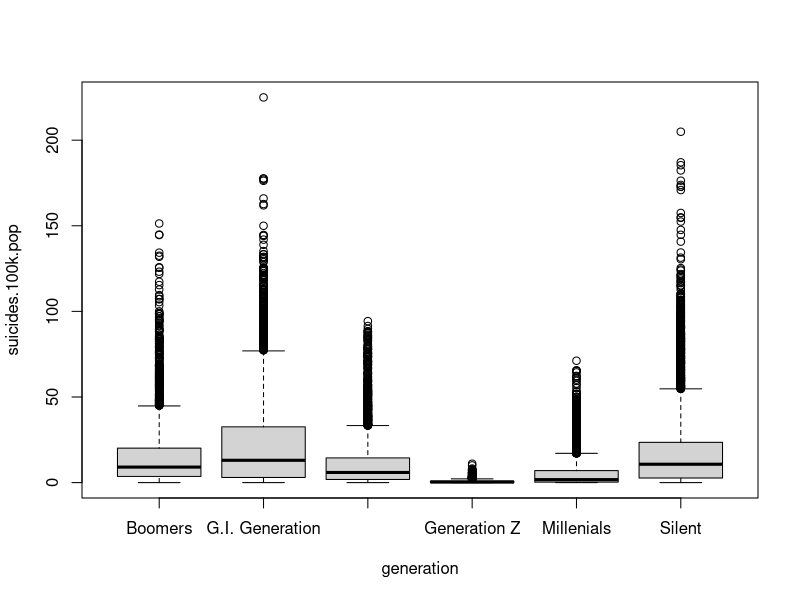
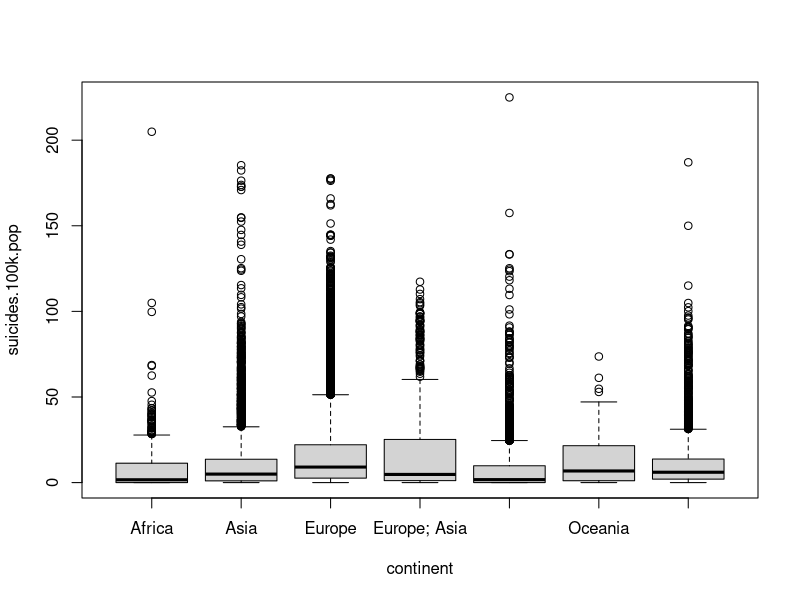
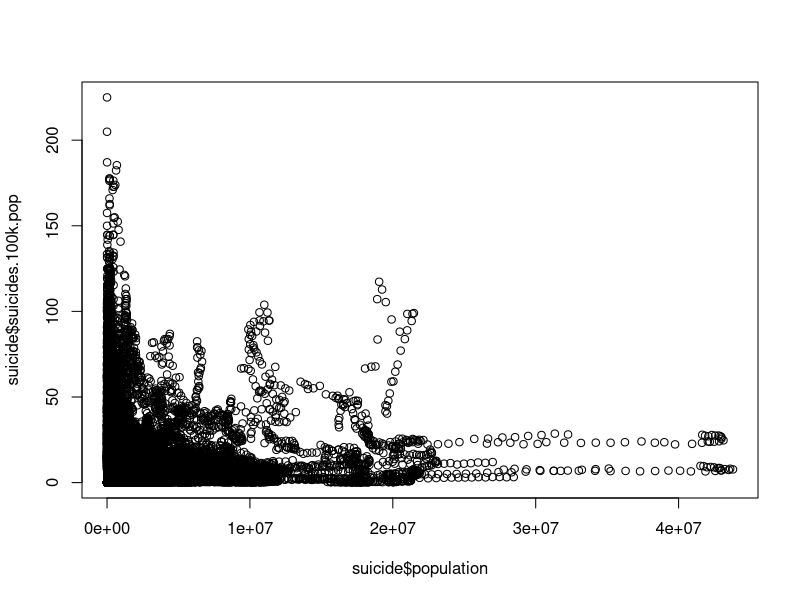
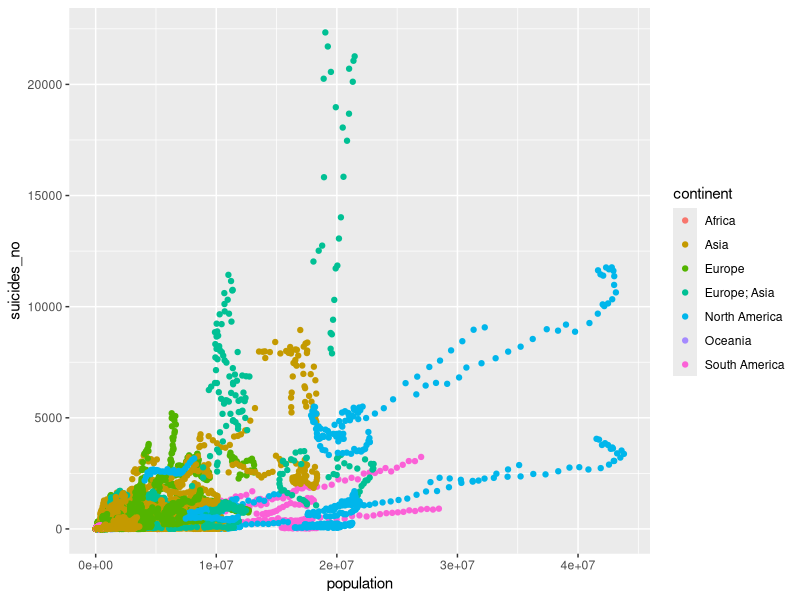
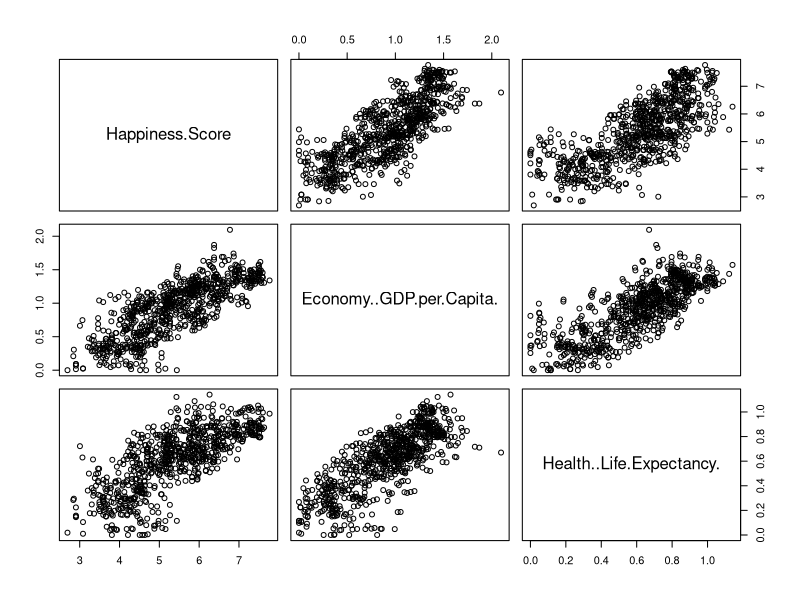

R code for these plots, in order: (Note: this script raises an error after producing the figures.)
## ---- chunk 1
library(ggplot2)
## ---- chunk 2
dat <- read.csv("data_cleaned.csv")
suicide <- read.csv("suicide_cleaned.csv")
happy <- read.csv("Happiness_cleaned.csv")
## ---- chunk 3
boxplot(suicides.100k.pop ~ generation, data = suicide)
## ---- chunk 4
boxplot(suicides.100k.pop ~ continent, data = suicide)
## ---- chunk 5
plot(suicide$population, suicide$suicides.100k.pop)
## ---- chunk 6
ggplot(data = suicide, aes(x = population, y = suicides_no, col = continent)) + geom_point()
## ---- chunk 7
plot(happy[c("Happiness.Score", "Economy..GDP.per.Capita.", "Health..Life.Expectancy.")])
## ---- chunk 8
Multiple.Model <- lm(Happiness.Score ~ Economy..GDP.per.Capita. + Health..Life.Expectancy., data = happy)
Cm <- Multiple.Model$coefficients
Y.Pred.Multiple <- Cm[1] + Cm[2]*happy$Economy..GDP.per.Capita. + Cm[2]*happy$Health..Life.Expectancy.
Y.True <- happy$Happiness.Score
Economy.Model <- lm(Happiness.Score ~ Economy..GDP.per.Capita., data = happy)
Ce <- Economy.Model$coefficients
Life.Model <- lm(Happiness.Score ~ Health..Life.Expectancy., data = happy)
Cl <- Life.Model$coefficients
Y.Pred.Economy <- Ce[1] + Ce[2] * happy$Economy..GDP.per.Capita.
Y.Pred.Life <- Cl[1] + Cl[2] * happy$Health..Life.Expectancy.
cor(Y.Pred.Multiple, Y.True)
cor(Y.Pred.Life, Y.True)
cor(Y.Pred.Economy, Y.True)
## ---- chunk 9
Cm
## ---- chunk 10
boxplot(Happiness.Score ~ Continent, data = happy)
